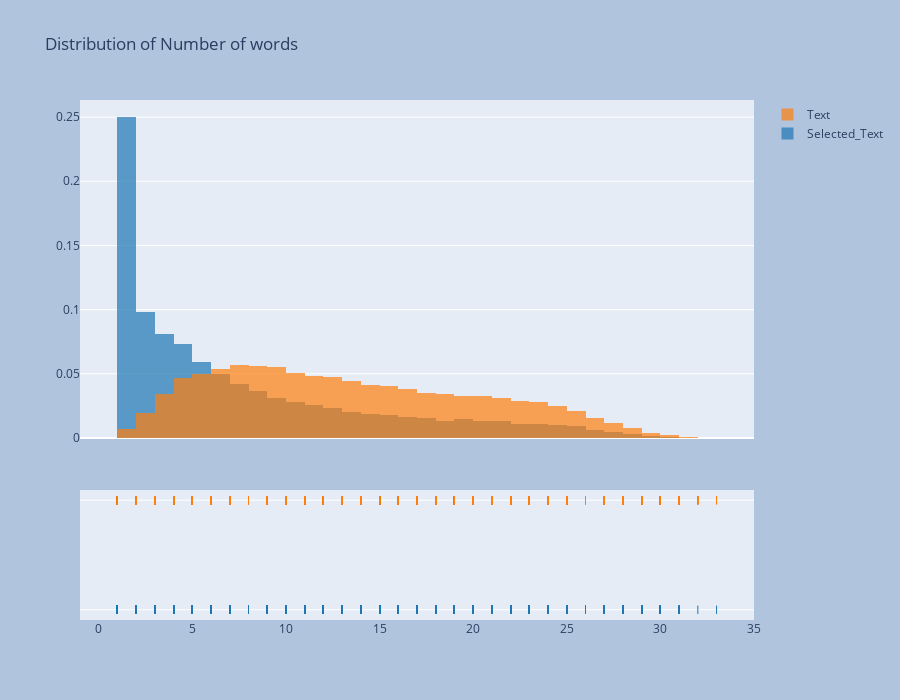

Notebook code for this chart:
### Code cell
hist_data = [train['Num_words_ST'], train['Num_word_text']]

group_labels = ['Selected_Text','Text']

fig = ff.create_distplot(hist_data, group_labels, show_curve=False)
fig.update_layout(title_text='Distribution of Number of words')
fig.update_layout(autosize=False,
width=900,
height=700,
paper_bgcolor='LightSteelBlue',)

fig.show()

### Figure 1 — Plotly figure (JSON) as saved in the notebook; plotly's stock layout.template omitted (floating-point values rounded to 4 significant figures; data arrays with more than 128 entries replaced by an {"elided": "..."} marker saying what was removed)
{"data": [{"autobinx": false, "histnorm": "probability density", "legendgroup": "Selected_Text", "marker": {"color": "rgb(31, 119, 180)"}, "name": "Selected_Text", "opacity": 0.7, "type": "histogram", "x": {"elided": "27480 int values"}, "xaxis": "x", "xbins": {"end": 33, "size": 1, "start": 1}, "yaxis": "y"}, {"autobinx": false, "histnorm": "probability density", "legendgroup": "Text", "marker": {"color": "rgb(255, 127, 14)"}, "name": "Text", "opacity": 0.7, "type": "histogram", "x": {"elided": "27480 int values"}, "xaxis": "x", "xbins": {"end": 33, "size": 1, "start": 1}, "yaxis": "y"}, {"legendgroup": "Selected_Text", "marker": {"color": "rgb(31, 119, 180)", "symbol": "line-ns-open"}, "mode": "markers", "name": "Selected_Text", "showlegend": false, "type": "scatter", "x": {"elided": "27480 int values"}, "xaxis": "x", "y": {"elided": "27480 str values"}, "yaxis": "y2"}, {"legendgroup": "Text", "marker": {"color": "rgb(255, 127, 14)", "symbol": "line-ns-open"}, "mode": "markers", "name": "Text", "showlegend": false, "type": "scatter", "x": {"elided": "27480 int values"}, "xaxis": "x", "y": {"elided": "27480 str values"}, "yaxis": "y2"}], "layout": {"autosize": false, "barmode": "overlay", "height": 700, "hovermode": "closest", "legend": {"traceorder": "reversed"}, "paper_bgcolor": "LightSteelBlue", "title": {"text": "Distribution of Number of words"}, "width": 900, "xaxis": {"anchor": "y2", "domain": [0, 1], "zeroline": false}, "yaxis": {"anchor": "free", "domain": [0.35, 1], "position": 0}, "yaxis2": {"anchor": "x", "domain": [0, 0.25], "dtick": 1, "showticklabels": false}}}
